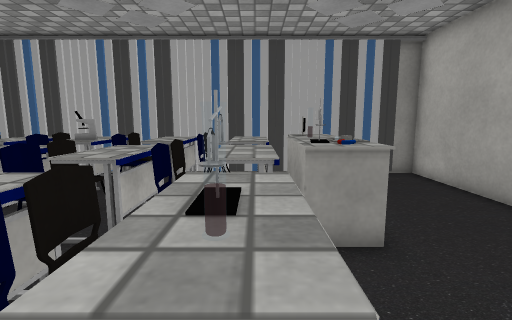
view 1 (above)

14 first-person views from a walk through a 3-D level made in the Unity game engine. The camera is 1.2 m above the floor, tilts 8° down and sees 85° across. The floor is counted in squares, 0.53 m on a side. Each view is taken from the middle of a square. On the plan, view 1 faces up. The plan holds only what a view shows up to about 18 squares ahead; the rest is blank. The player character is not drawn. Some surface patterns are stand-ins.

view 2
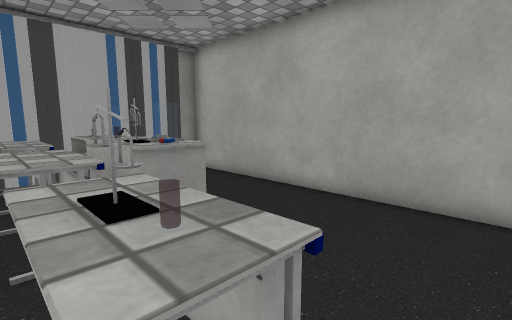

view 3
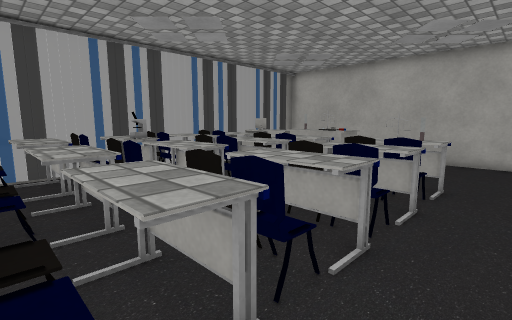

view 4
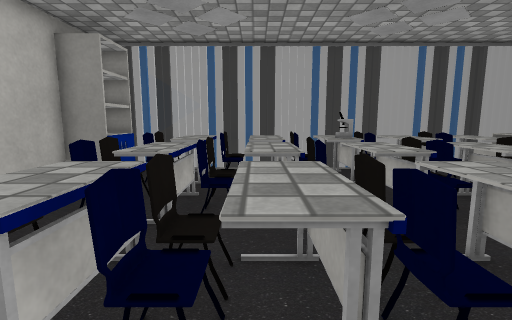

view 5
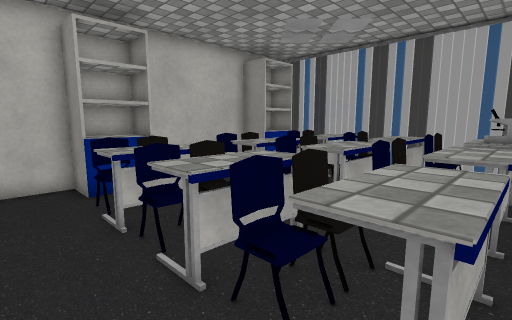

view 6
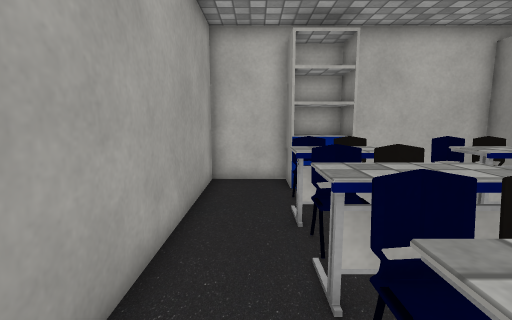

view 7
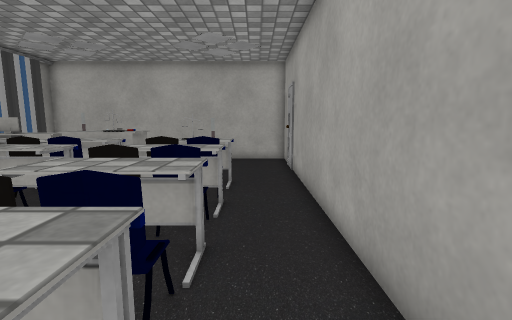

view 8
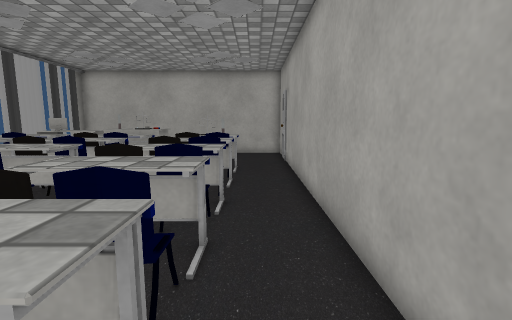

view 9
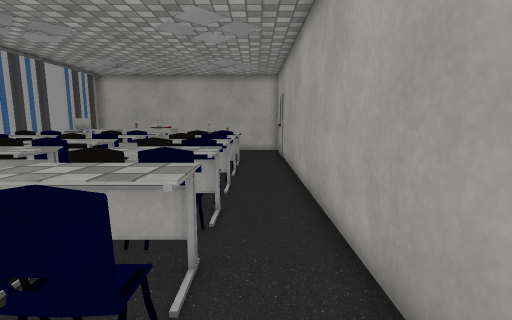

view 10
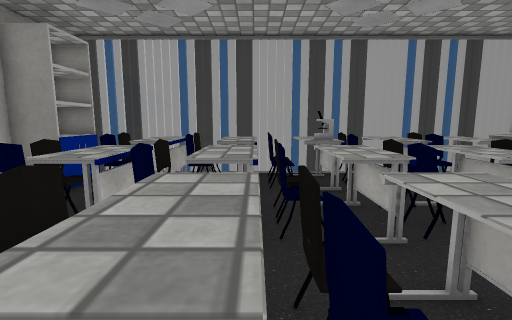

view 11
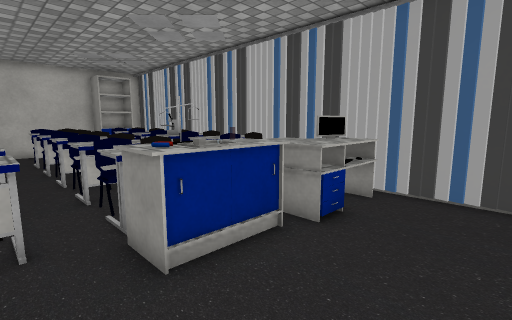

view 12
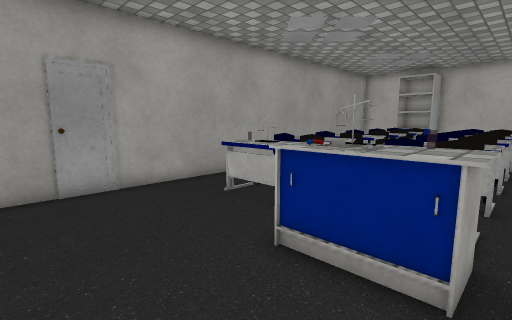

view 13
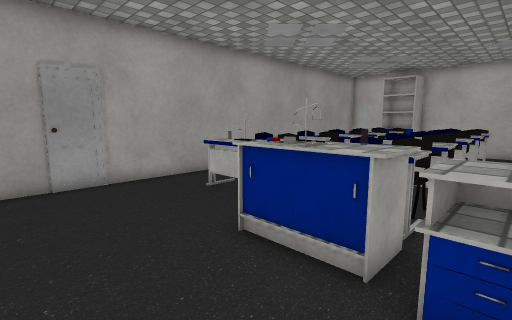

view 14
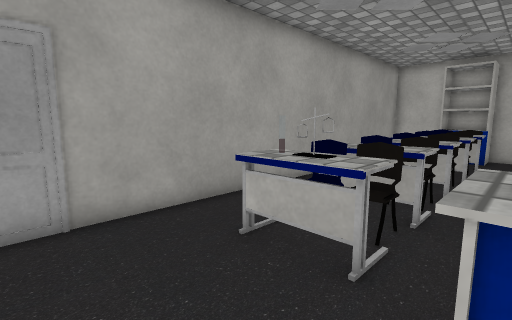

### Floor plan
Key: @ floor where view 1 was taken; # wall or solid block; . main floor; : floor 0.5 m higher than the main floor; = window, fence, low wall or low ledge; ^ raised ledge; O other object.
Columns run from 16 left of view 1 to 7 right of it. Each row starts with its distance up from view 1.
 12  #  ####################
 11 ##  ##:^^O^^#^=^^.^^...#
 10 #   ###^^O^###=^^^^....#
  9 ###### ^^.#####^^=##...#
  8 #.. ## .... # #..=##...#
  7 #..=##O^^O^^#^=^^^^....#
  6 #..O^^O^^O^^O^=^^^^....#
  5 #...^^.^^.^^.^=^^^^....#
  4 #...  .................#
  3 #######^^O^^ #=^^......#
  2 #######^^.#####^^......#
  1 #######^^.^####^^......#
  0 #...............@......#
 -1 #......................#
 -2 ########################

Positions as (right, up) in squares from view 1, and headings:
1: (0, 0), facing up
2: (-1, 0), facing up-right
3: (-10, -1), facing up-right
4: (-9, -1), facing up
5: (-5, -1), facing up-left
6: (-5, 0), facing left
7: (-10, 0), facing right
8: (-13, 0), facing right
9: (-15, 0), facing right
10: (-8, 0), facing up
11: (6, 3), facing up-left
12: (6, 8), facing down-left
13: (6, 9), facing down-left
14: (4, 5), facing down-left
